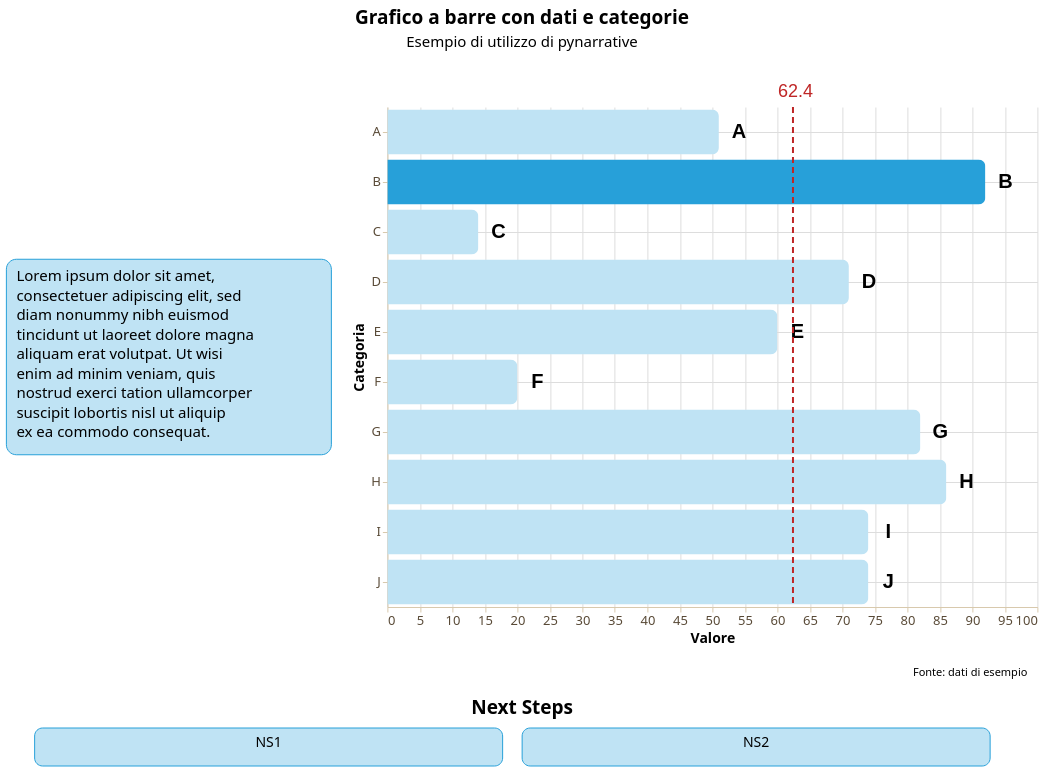

The cell this chart's notebook holds for it:
### Markdown cell above
*Blue*

### Code cell
from pynarrative import BlueTemplate as BT

storia = (
    pn.Story(
    #Costruzione dell'oggetto di classe Story
        data = dati_categorie,
        width = 650,
        height = 500,
        template = BT
    )

    #Chiamata dei metodi

    .mark_bar(
        # cornerRadiusBottomRight = 7,
        # cornerRadiusTopRight = 7,
        cornerRadiusEnd = 7
    )

    .encode( #encoding dei dati
        y = alt.Y("categorie:N", title = "Categoria", axis = alt.Axis(grid = True)),
        x = alt.X("valori:Q", title = "Valore", axis = alt.Axis(grid = True), scale = alt.Scale(domain = [0, 100]))
    )
    

    .add_title( #titolo e sottotitolo
        title = "Grafico a barre con dati e categorie",
        subtitle = "Esempio di utilizzo di pynarrative",
        align = "center"
    )

    .add_context( #contesto, testo, spiegazione
        text = "Lorem ipsum dolor sit amet, consectetuer adipiscing elit, sed diam nonummy nibh euismod tincidunt ut laoreet dolore magna aliquam erat volutpat. Ut wisi enim ad minim veniam, quis nostrud exerci tation ullamcorper suscipit lobortis nisl ut aliquip ex ea commodo consequat.",
        position = "left",
    )

    .add_next_steps( #prossima parte della storia
        steps = ["NS1", "NS2"],
        title = "Next Steps", #
        position = "bottom" #
    )

    .add_source( #fonte
        text = "Fonte: dati di esempio",
        position = "bottom",
        align = "right"
    )


    .add_labels_chart(
        font_size = 20,
        font_weight = "bold",
        dx = 20
    )

    .add_line(
        orientation = "vertical",
        math = "mean",
        value = dati_categorie["valori"],
        label_dx = -15,
        label_dy = -5
    )

    .add_highlight("B")
    


    .render()
)

storia

### Figure 1 — Vega-Lite specification as saved in the notebook (floating-point values rounded to 4 significant figures)
{"config": {"view": {"continuousWidth": 300, "continuousHeight": 300, "strokeWidth": 0}, "axis": {"domainColor": "#d8c9ad", "grid": false, "labelColor": "#594a37", "labelFont": "Noto Sans", "labelFontSize": 13, "tickColor": "#d8c9ad", "titleColor": "#000000", "titleFont": "Noto Sans", "titleFontSize": 14}, "axisX": {"labelAngle": 0, "labelExpr": "length(datum.label) > 12 ? replace(datum.label, /\\s+/, '\\n') : datum.label", "labelLineHeight": 14}, "bar": {"color": "#27A0D9"}, "legend": {"labelColor": "#594a37", "labelFont": "Noto Sans", "labelFontSize": 12, "titleColor": "#000000", "titleFont": "Noto Sans", "titleFontSize": 12}, "line": {"color": "#27A0D9"}, "mark": {"strokeWidth": 2.5}, "point": {"color": "#000000", "filled": true, "size": 75}, "range": {"category": ["#27A0D9", "#d96027", "#348035", "#c2a46c", "#a46cc2"]}, "title": {"color": "#000000", "font": "Noto Sans", "fontSize": 19}}, "vconcat": [{"layer": [{"mark": {"type": "text", "align": "center", "baseline": "top", "color": "#000000", "font": "Noto Sans", "fontSize": 19, "fontWeight": "bold", "text": "Grafico a barre con dati e categorie"}, "encoding": {"x": {"value": 487.5}, "y": {"value": 4}}}, {"mark": {"type": "text", "align": "center", "baseline": "top", "color": "#000000", "font": "Noto Sans", "fontSize": 15, "text": "Esempio di utilizzo di pynarrative"}, "encoding": {"x": {"value": 487.5}, "y": {"value": 30}}}], "data": {"name": "data-6fad5c34291b82fc9632cbce143d677a"}, "height": 58, "width": 975.0}, {"vconcat": [{"hconcat": [{"layer": [{"mark": {"type": "rect", "color": "#bfe3f4", "cornerRadius": 10, "opacity": 1.0, "stroke": "#27A0D9", "strokeWidth": 1}, "encoding": {"x": {"value": 0}, "x2": {"value": 325.0}, "y": {"value": 152.2}, "y2": {"value": 347.8}}}, {"mark": {"type": "text", "align": "left", "baseline": "top", "color": "#000000", "font": "Noto Sans", "fontSize": 15, "fontStyle": "normal", "fontWeight": "normal", "lineBreak": "\n", "lineHeight": 19.5, "text": "Lorem ipsum dolor sit amet,\nconsectetuer adipiscing elit, sed\ndiam nonummy nibh euismod\ntincidunt ut laoreet dolore magna\naliquam erat volutpat. Ut wisi\nenim ad minim veniam, quis\nnostrud exerci tation ullamcorper\nsuscipit lobortis nisl ut aliquip\nex ea commodo consequat."}, "encoding": {"x": {"value": 10}, "y": {"value": 162.2}}}], "data": {"name": "data-6fad5c34291b82fc9632cbce143d677a"}, "height": 500, "width": 325.0}, {"layer": [{"mark": {"type": "bar", "cornerRadiusEnd": 7}, "encoding": {"color": {"condition": {"test": "(datum['categorie'] === 'B')", "value": "#27A0D9"}, "value": "#bfe3f4"}, "x": {"axis": {"grid": true}, "field": "valori", "scale": {"domain": [0, 100]}, "title": "Valore", "type": "quantitative"}, "y": {"axis": {"grid": true}, "field": "categorie", "title": "Categoria", "type": "nominal"}}}, {"mark": {"type": "text", "align": "center", "angle": 0, "color": "#000000", "dx": 20, "dy": 0, "fontSize": 20, "fontWeight": "bold", "lineBreak": "\n"}, "encoding": {"text": {"field": "categorie", "type": "nominal"}, "x": {"field": "valori", "type": "quantitative"}, "y": {"field": "categorie", "type": "nominal"}}}, {"data": {"name": "data-6fad5c34291b82fc9632cbce143d677a"}, "mark": {"type": "text", "align": "right", "baseline": "top", "color": "#000000", "font": "Noto Sans", "fontSize": 11, "lineBreak": "\n", "text": "Fonte: dati di esempio"}, "encoding": {"x": {"value": 640}, "y": {"value": 560}}}, {"layer": [{"data": {"name": "data-59634e054c8f14e677f2e23a61c4c4a5"}, "mark": {"type": "rule", "color": "#bf2626", "strokeDash": [6, 4], "strokeWidth": 2}, "encoding": {"x": {"field": "x", "type": "quantitative"}}}, {"data": {"name": "data-f6723c6bf34f93fef46246d9456bfcf5"}, "mark": {"type": "text", "align": "left", "color": "#bf2626", "dx": -15, "dy": -5, "fontSize": 18, "fontStyle": "normal", "fontWeight": "normal"}, "encoding": {"text": {"value": "62.4"}, "x": {"field": "x", "type": "quantitative"}, "y": {"value": -10}}}]}], "data": {"name": "data-3deff3c83dd1251d975b1c846aaeeb3c"}, "height": 500, "width": 650}]}, {"hconcat": [{"layer": [{"mark": {"type": "rect", "color": "#bfe3f4", "cornerRadius": 8, "opacity": 1.0, "stroke": "#27A0D9", "strokeWidth": 1}, "encoding": {"x": {"axis": null, "field": "x", "type": "quantitative"}, "x2": {"field": "x2"}, "y": {"axis": null, "field": "y", "type": "quantitative"}, "y2": {"field": "y2"}}}, {"mark": {"type": "text", "align": "center", "baseline": "top", "clip": true, "color": "#000000", "font": "Noto Sans", "fontSize": 14, "lineBreak": "\n", "lineHeight": 16}, "encoding": {"text": {"field": "text", "type": "nominal"}, "x": {"axis": null, "field": "x_mid", "type": "quantitative"}, "y": {"axis": null, "field": "y_text", "type": "quantitative"}}}], "height": 38, "title": {"text": ["Next Steps"], "color": "#000000", "font": "Noto Sans", "fontSize": 19, "offset": 10}, "width": 975.0}], "center": true, "data": {"name": "data-695f94e0630b4b65b1e7ed527059215e"}}], "center": true}], "center": true, "resolve": {"axis": {"x": "shared", "y": "shared"}}, "$schema": "https://vega.github.io/schema/vega-lite/v6.4.1.json", "datasets": {"data-6fad5c34291b82fc9632cbce143d677a": [{"_": 0}], "data-3deff3c83dd1251d975b1c846aaeeb3c": [{"categorie": "A", "valori": 51}, {"categorie": "B", "valori": 92}, {"categorie": "C", "valori": 14}, {"categorie": "D", "valori": 71}, {"categorie": "E", "valori": 60}, {"categorie": "F", "valori": 20}, {"categorie": "G", "valori": 82}, {"categorie": "H", "valori": 86}, {"categorie": "I", "valori": 74}, {"categorie": "J", "valori": 74}], "data-59634e054c8f14e677f2e23a61c4c4a5": [{"x": 62.4}], "data-f6723c6bf34f93fef46246d9456bfcf5": [{"x": 62.4, "label_y": 0}], "data-695f94e0630b4b65b1e7ed527059215e": [{"x": 0, "y": 0, "x2": 240, "y2": 28, "text": "NS1", "x_mid": 120.0, "y_text": 22}, {"x": 250, "y": 0, "x2": 490, "y2": 28, "text": "NS2", "x_mid": 370.0, "y_text": 22}]}}
